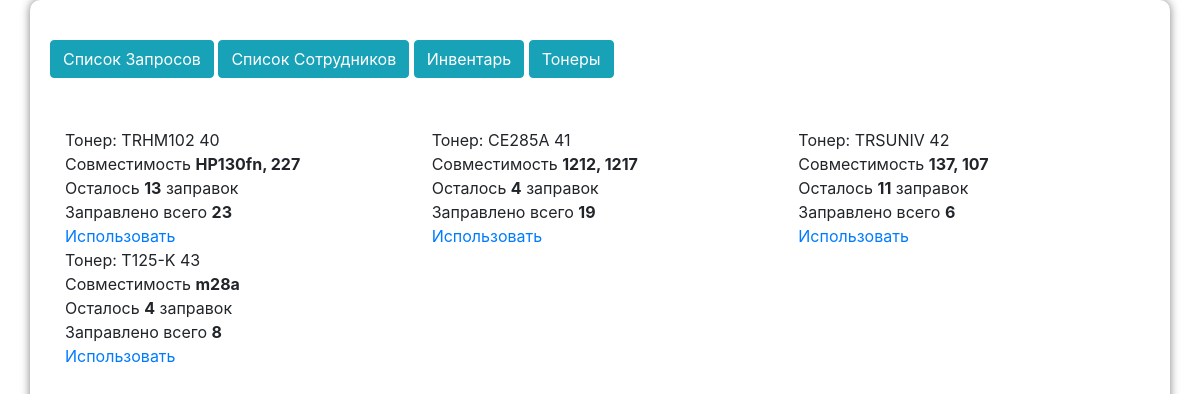
Screenshot of /toner_list (signed in) with the database file from the repository.
### blog/models.py (models this page shows, shortened)
class Toner(models.Model):
    name = models.CharField('Тонер',
        max_length=2,
        choices=tonerChoice,
        default='t1',
    )
    remained_loads = models.IntegerField('Осталось заправок', default=1)
    used_loads = models.IntegerField('Использовано сейчас', default=0)
    overall = models.IntegerField('Итого', default=1)
    accept = models.CharField('Совместимые', max_length=100, default='')
    def __str__(self):
        return self.get_name_display()

### blog/views.py (the view)
# urls.py: path('toner_list', views.toner_list, name='toner_list'),
def toner_list(request):
    toners = Toner.objects.order_by('name')
    context = {
        'toners': toners
    }
    return render(request, 'blog/toner_list.html', context)

### blog/templates/blog/toner_list.html
{% extends 'blog/base.html' %}
    {% block content %}
        <div class="row">
            {% for toner in toners %}
                <div class="col-md-4">
                    Тонер: {{ toner }} {{ toner.pk }} <br>
                    Совместимость <strong> {{ toner.accept }}</strong><br>
                    Осталось <strong> {{ toner.remained_loads }}</strong> заправок <br>
                    Заправлено всего <strong> {{ toner.overall }}</strong> <br>
                    <a href="{% url 'toner_edit' pk=toner.pk %}">Использовать</a>
                </div>
            {% endfor %}
        </div>
    {% endblock %}

### blog/static/css/style.css (style rules this page uses)
.row { margin: 0; }

### rows the page displays
Toner: name "TRHM102", pk "40", accept "HP130fn, 227", remained_loads "13", overall "23"
Toner: name "CE285A", pk "41", accept "1212, 1217", remained_loads "4", overall "19"
Toner: name "TRSUNIV", pk "42", accept "137, 107", remained_loads "11", overall "6"
Toner: name "T125-K", pk "43", accept "m28a", remained_loads "4", overall "8"
